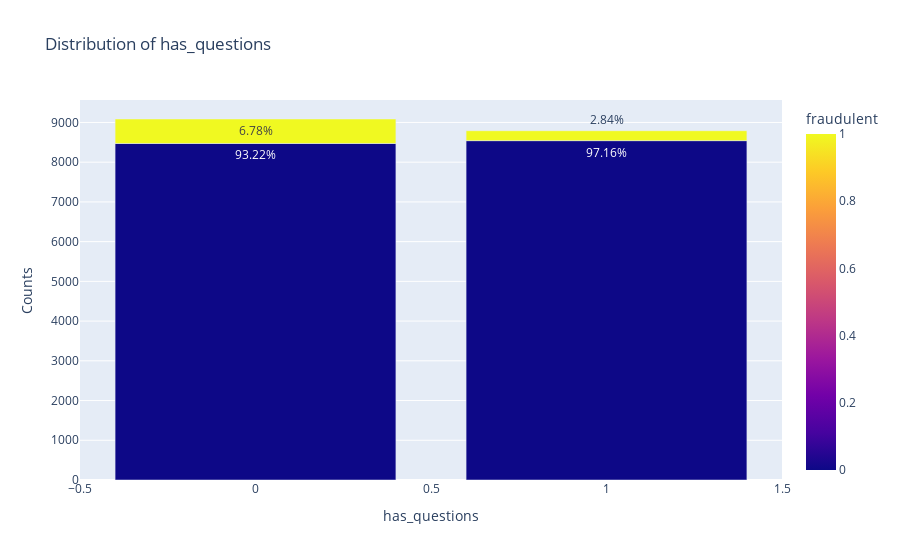

The notebook cell saved with this chart:
### Code cell
maker_pct('has_questions','fraudulent',fake_job_df)

### Figure 1 — Plotly figure (JSON) as saved in the notebook; plotly's stock layout.template omitted (floating-point values rounded to 4 significant figures)
{"data": [{"alignmentgroup": "True", "hovertemplate": "has_questions=%{x}<br>Counts=%{y}<br>text=%{text}<br>fraudulent=%{marker.color}<extra></extra>", "legendgroup": "", "marker": {"color": [0, 1, 0, 1], "coloraxis": "coloraxis", "pattern": {"shape": ""}}, "name": "", "offsetgroup": "", "orientation": "v", "showlegend": false, "text": ["93.22%", "6.78%", "97.16%", "2.84%"], "textposition": "auto", "type": "bar", "x": [0, 0, 1, 1], "xaxis": "x", "y": [8471, 616, 8542, 250], "yaxis": "y"}], "layout": {"barmode": "stack", "coloraxis": {"colorbar": {"title": {"text": "fraudulent"}}, "colorscale": [[0, "#0d0887"], [0.1111, "#46039f"], [0.2222, "#7201a8"], [0.3333, "#9c179e"], [0.4444, "#bd3786"], [0.5556, "#d8576b"], [0.6667, "#ed7953"], [0.7778, "#fb9f3a"], [0.8889, "#fdca26"], [1, "#f0f921"]]}, "legend": {"tracegroupgap": 0}, "title": {"text": "Distribution of has_questions"}, "xaxis": {"anchor": "y", "categoryorder": "total ascending", "domain": [0, 1], "title": {"text": "has_questions"}}, "yaxis": {"anchor": "x", "domain": [0, 1], "title": {"text": "Counts"}}}}
